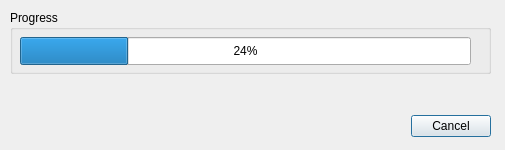
<?xml version="1.0" encoding="UTF-8"?>
<ui version="4.0">
 <class>BibleImportProgressDialog</class>
 <widget class="QDialog" name="BibleImportProgressDialog">
  <property name="geometry">
   <rect>
    <x>0</x>
    <y>0</y>
    <width>505</width>
    <height>150</height>
   </rect>
  </property>
  <property name="windowTitle">
   <string>Dialog</string>
  </property>
  <widget class="QDialogButtonBox" name="buttonBox">
   <property name="geometry">
    <rect>
     <x>150</x>
     <y>110</y>
     <width>341</width>
     <height>32</height>
    </rect>
   </property>
   <property name="orientation">
    <enum>Qt::Horizontal</enum>
   </property>
   <property name="standardButtons">
    <set>QDialogButtonBox::Cancel</set>
   </property>
  </widget>
  <widget class="QGroupBox" name="ProgressGroupBox">
   <property name="geometry">
    <rect>
     <x>10</x>
     <y>10</y>
     <width>481</width>
     <height>64</height>
    </rect>
   </property>
   <property name="title">
    <string>Progress</string>
   </property>
   <widget class="QProgressBar" name="progressBar">
    <property name="geometry">
     <rect>
      <x>10</x>
      <y>27</y>
      <width>451</width>
      <height>28</height>
     </rect>
    </property>
    <property name="value">
     <number>24</number>
    </property>
   </widget>
  </widget>
 </widget>
 <resources/>
 <connections>
  <connection>
   <sender>buttonBox</sender>
   <signal>accepted()</signal>
   <receiver>BibleImportProgressDialog</receiver>
   <slot>accept()</slot>
   <hints>
    <hint type="sourcelabel">
     <x>248</x>
     <y>254</y>
    </hint>
    <hint type="destinationlabel">
     <x>157</x>
     <y>274</y>
    </hint>
   </hints>
  </connection>
  <connection>
   <sender>buttonBox</sender>
   <signal>rejected()</signal>
   <receiver>BibleImportProgressDialog</receiver>
   <slot>reject()</slot>
   <hints>
    <hint type="sourcelabel">
     <x>316</x>
     <y>260</y>
    </hint>
    <hint type="destinationlabel">
     <x>286</x>
     <y>274</y>
    </hint>
   </hints>
  </connection>
 </connections>
</ui>
